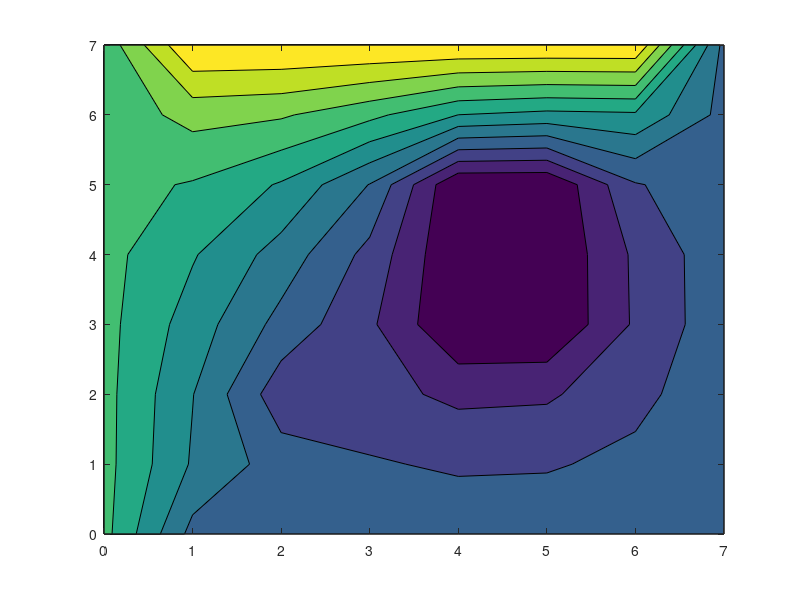

The MATLAB script that drew this image:
%Written by: [MOHAMAD NAZHAN BIN MOHAMAD SHABAERI]
%Student Matric Number: [141935]
%EMT212 PROJECT 1 SEM II 2019/2020

A=[-4 1 0 0 0 0 1 0 0 0 0 0 0 0 0 0 0 0 0 0 0 0 0 0 0 0 0 0 0 0 0 0 0 0 0 0;
1 -4 1 0 0 0 0 1 0 0 0 0 0 0 0 0 0 0 0 0 0 0 0 0 0 0 0 0 0 0 0 0 0 0 0 0;
0 1 -4 1 0 0 0 0 1 0 0 0 0 0 0 0 0 0 0 0 0 0 0 0 0 0 0 0 0 0 0 0 0 0 0 0;
0 0 1 -4 1 0 0 0 0 1 0 0 0 0 0 0 0 0 0 0 0 0 0 0 0 0 0 0 0 0 0 0 0 0 0 0;
0 0 0 1 -4 1 0 0 0 0 1 0 0 0 0 0 0 0 0 0 0 0 0 0 0 0 0 0 0 0 0 0 0 0 0 0;
0 0 0 0 1 -4 0 0 0 0 0 1 0 0 0 0 0 0 0 0 0 0 0 0 0 0 0 0 0 0 0 0 0 0 0 0;
1 0 0 0 0 0 -4 1 0 0 0 0 1 0 0 0 0 0 0 0 0 0 0 0 0 0 0 0 0 0 0 0 0 0 0 0;
0 1 0 0 0 0 0 -4 1 0 0 0 0 1 0 0 0 0 0 0 0 0 0 0 0 0 0 0 0 0 0 0 0 0 0 0;
0 0 1 0 0 0 0 1 -4 1 0 0 0 0 1 0 0 0 0 0 0 0 0 0 0 0 0 0 0 0 0 0 0 0 0 0;
0 0 0 1 0 0 0 0 1 -4 1 0 0 0 0 0 0 0 0 0 0 0 0 0 0 0 0 0 0 0 0 0 0 0 0 0;
0 0 0 0 1 0 0 0 0 1 -4 1 0 0 0 0 0 0 0 0 0 0 0 0 0 0 0 0 0 0 0 0 0 0 0 0;
0 0 0 0 0 1 0 0 0 0 1 -4 0 0 0 0 0 1 0 0 0 0 0 0 0 0 0 0 0 0 0 0 0 0 0 0;
0 0 0 0 0 0 1 0 0 0 0 0 -4 1 0 0 0 0 1 0 0 0 0 0 0 0 0 0 0 0 0 0 0 0 0 0;
0 0 0 0 0 0 0 1 0 0 0 0 1 -4 1 0 0 0 0 1 0 0 0 0 0 0 0 0 0 0 0 0 0 0 0 0;
0 0 0 0 0 0 0 0 1 0 0 0 0 1 -4 0 0 0 0 0 1 0 0 0 0 0 0 0 0 0 0 0 0 0 0 0;
0 0 0 0 0 0 0 0 0 0 0 0 0 0 0 1 0 0 0 0 0 0 0 0 0 0 0 0 0 0 0 0 0 0 0 0;
0 0 0 0 0 0 0 0 0 0 0 0 0 0 0 0 1 0 0 0 0 0 0 0 0 0 0 0 0 0 0 0 0 0 0 0;
0 0 0 0 0 0 0 0 0 0 0 1 0 0 0 0 0 -4 0 0 0 0 0 1 0 0 0 0 0 0 0 0 0 0 0 0;
0 0 0 0 0 0 0 0 0 0 0 0 1 0 0 0 0 0 -4 1 0 0 0 0 1 0 0 0 0 0 0 0 0 0 0 0;
0 0 0 0 0 0 0 0 0 0 0 0 0 1 0 0 0 0 1 -4 1 0 0 0 0 1 0 0 0 0 0 0 0 0 0 0;
0 0 0 0 0 0 0 0 0 0 0 0 0 0 1 0 0 0 0 1 -4 0 0 0 0 0 1 0 0 0 0 0 0 0 0 0;
0 0 0 0 0 0 0 0 0 0 0 0 0 0 0 0 0 0 0 0 0 1 0 0 0 0 0 0 0 0 0 0 0 0 0 0;
0 0 0 0 0 0 0 0 0 0 0 0 0 0 0 0 0 0 0 0 0 0 1 0 0 0 0 0 0 0 0 0 0 0 0 0;
0 0 0 0 0 0 0 0 0 0 0 0 0 0 0 0 0 1 0 0 0 0 0 -4 0 0 0 0 0 1 0 0 0 0 0 0;
0 0 0 0 0 0 0 0 0 0 0 0 0 0 0 0 0 0 1 0 0 0 0 0 -4 1 0 0 0 0 1 0 0 0 0 0;
0 0 0 0 0 0 0 0 0 0 0 0 0 0 0 0 0 0 0 1 0 0 0 0 1 -4 1 0 0 0 0 1 0 0 0 0;
0 0 0 0 0 0 0 0 0 0 0 0 0 0 0 0 0 0 0 0 1 0 0 0 0 1 -4 0 0 0 0 0 1 0 0 0;
0 0 0 0 0 0 0 0 0 0 0 0 0 0 0 0 0 0 0 0 0 0 0 0 0 0 0 1 0 0 0 0 0 0 0 0;
0 0 0 0 0 0 0 0 0 0 0 0 0 0 0 0 0 0 0 0 0 0 0 0 0 0 0 0 1 0 0 0 0 0 0 0;
0 0 0 0 0 0 0 0 0 0 0 0 0 0 0 0 0 0 0 0 0 0 0 1 0 0 0 0 0 -4 0 0 0 0 0 1;
0 0 0 0 0 0 0 0 0 0 0 0 0 0 0 0 0 0 0 0 0 0 0 0 1 0 0 0 0 0 -4 1 0 0 0 0;
0 0 0 0 0 0 0 0 0 0 0 0 0 0 0 0 0 0 0 0 0 0 0 0 0 1 0 0 0 0 1 -4 1 0 0 0;
0 0 0 0 0 0 0 0 0 0 0 0 0 0 0 0 0 0 0 0 0 0 0 0 0 0 1 0 0 0 0 1 -4 1 0 0;
0 0 0 0 0 0 0 0 0 0 0 0 0 0 0 0 0 0 0 0 0 0 0 0 0 0 0 0 0 0 0 0 1 -4 1 0;
0 0 0 0 0 0 0 0 0 0 0 0 0 0 0 0 0 0 0 0 0 0 0 0 0 0 0 0 0 0 0 0 0 1 -4 1;
0 0 0 0 0 0 0 0 0 0 0 0 0 0 0 0 0 0 0 0 0 0 0 0 0 0 0 0 0 1 0 0 0 0 1 -4];


b=[-3; -1; -1; -1; -1; -2; -2; 0; 0; 0; 0; -1; -2; 0; 0; 0; 0; -1; -2; 0; 0; 0; 0; -1; -2; 0; 
    0; 0; 0; -1; -5; -3; -3; -3; -3; -4];

t=A\b;

n=8;

x=[linspace(0,7,8); linspace(0,7,8);linspace(0,7,8);linspace(0,7,8);linspace(0,7,8);linspace(0,7,8);linspace(0,7,8);linspace(0,7,8)];

y=[0*ones(1,8); 1*ones(1,8); 2*ones(1,8); 3*ones(1,8); 4*ones(1,8); 5*ones(1,8); 6*ones(1,8); 7*ones(1,8)];

T=zeros(n);
T(n,1:n)=3;

T(1:n,n)=1;

T(1,2:7)= t(1:1);
T(1,1:n)=1;
T(2,2:7)= t(1:6);
T(3,2:7)= t(7:12);
T(4,2:7)= t(13:18);
T(5,2:7)= t(19:24);
T(6,2:7)= t(25:30);
T(7,2:7)= t(31:36);
T(1:n,1)=2;

contourf (x,y,T)

